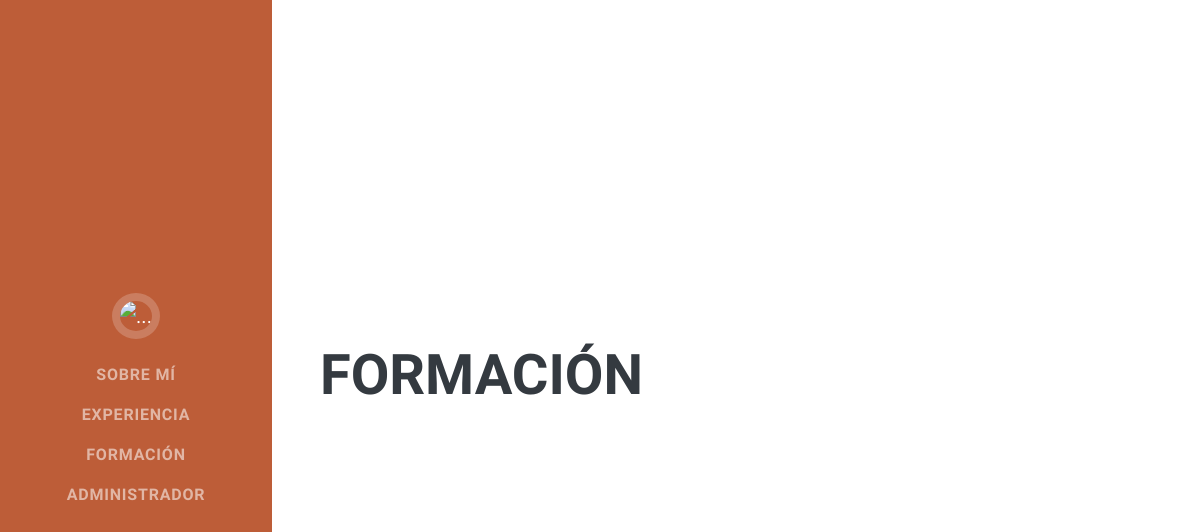
Before: /cv_app/formacion_cv with the older database file.
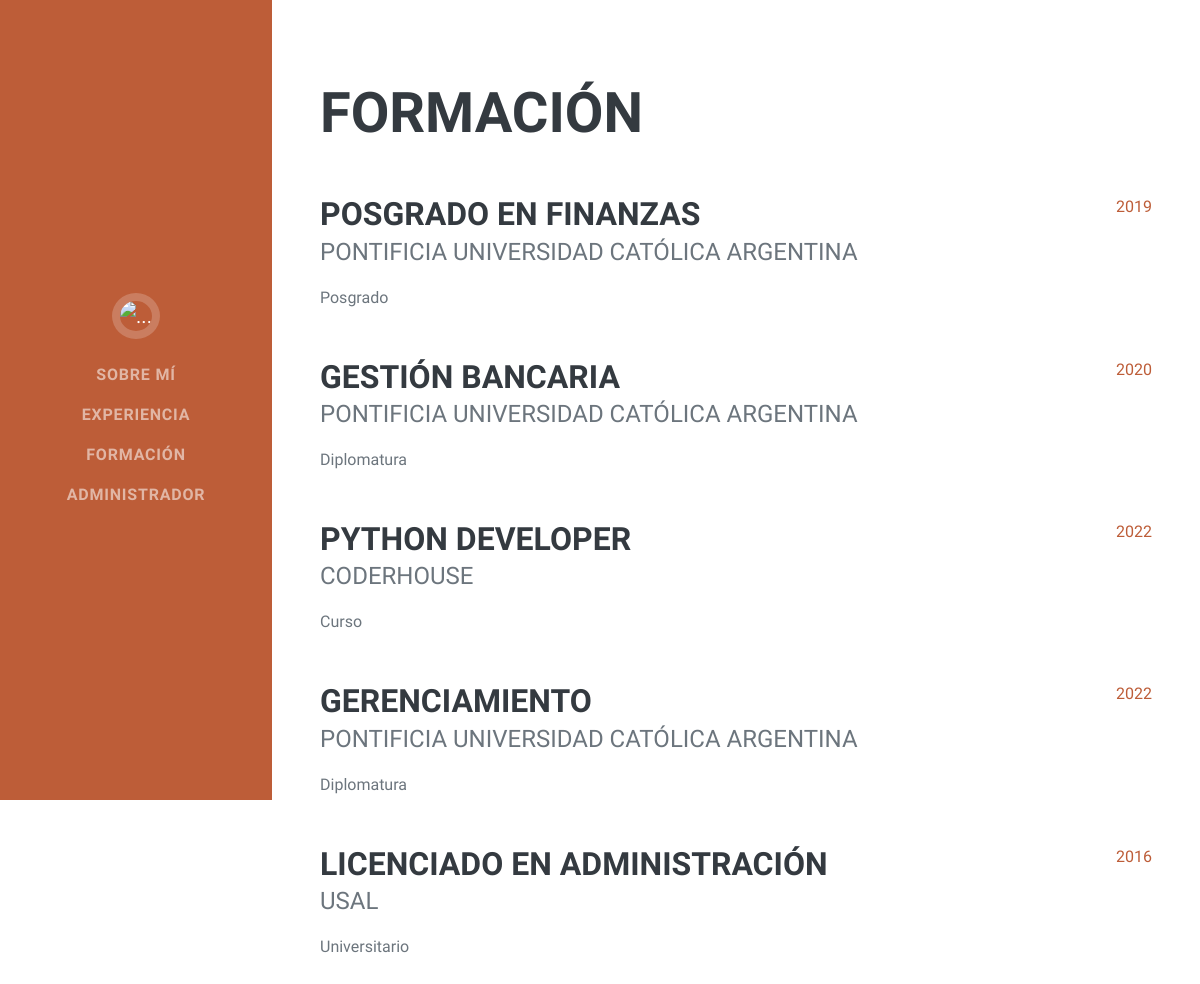
After: the same page with the newer database file.
### cv_app/models.py (models this page shows, shortened)
class Formacion(models.Model):
    titulo = models.CharField(max_length=50)
    grado = models.CharField(max_length=50)
    universidad = models.CharField(max_length=50)
    año_recibido = models.IntegerField()

### cv_app/views.py (the view)
# urls.py: path('formacion_cv', views.formacion_cv, name='Formacion_cv'),
def formacion_cv(request):
      formacion = Formacion.objects.all()
      return render(request, "cv_app/formacion_cv.html", {'form':formacion})

### cv_app/templates/cv_app/formacion_cv.html
{% extends "cv_app/padre.html" %}
{% load static %}
{% block content %}
<section class="resume-section" id="education">
    <div class="resume-section-content">
        <h2 class="mb-5">Formación</h2>
    {% if form %}
        {% for i in form %}
        <div class="d-flex flex-column flex-md-row justify-content-between mb-5">
            <div class="flex-grow-1">
                <h3 class="mb-0">{{i.titulo}}</h3>
                <div class="subheading mb-3">{{i.universidad}}</div>
                <div>{{i.grado}}</div>
            </div>
            <div class="flex-shrink-0"><span class="text-primary">{{i.año_recibido}}</span></div>
        </div>
        {% endfor %}
    {% endif %}
    </div>
</section>
{% endblock %}

Changed rows visible on the page:
added Formacion: titulo "POSGRADO EN FINANZAS", universidad "PONTIFICIA UNIVERSIDAD CATÓLICA ARGENTINA", grado "Posgrado", año_recibido "2019"
added Formacion: titulo "GESTIÓN BANCARIA", universidad "PONTIFICIA UNIVERSIDAD CATÓLICA ARGENTINA", grado "Diplomatura", año_recibido "2020"
added Formacion: titulo "PYTHON DEVELOPER", universidad "CODERHOUSE", grado "Curso", año_recibido "2022"
added Formacion: titulo "GERENCIAMIENTO", universidad "PONTIFICIA UNIVERSIDAD CATÓLICA ARGENTINA", grado "Diplomatura", año_recibido "2022"
added Formacion: titulo "LICENCIADO EN ADMINISTRACIÓN", universidad "USAL", grado "Universitario", año_recibido "2016"
